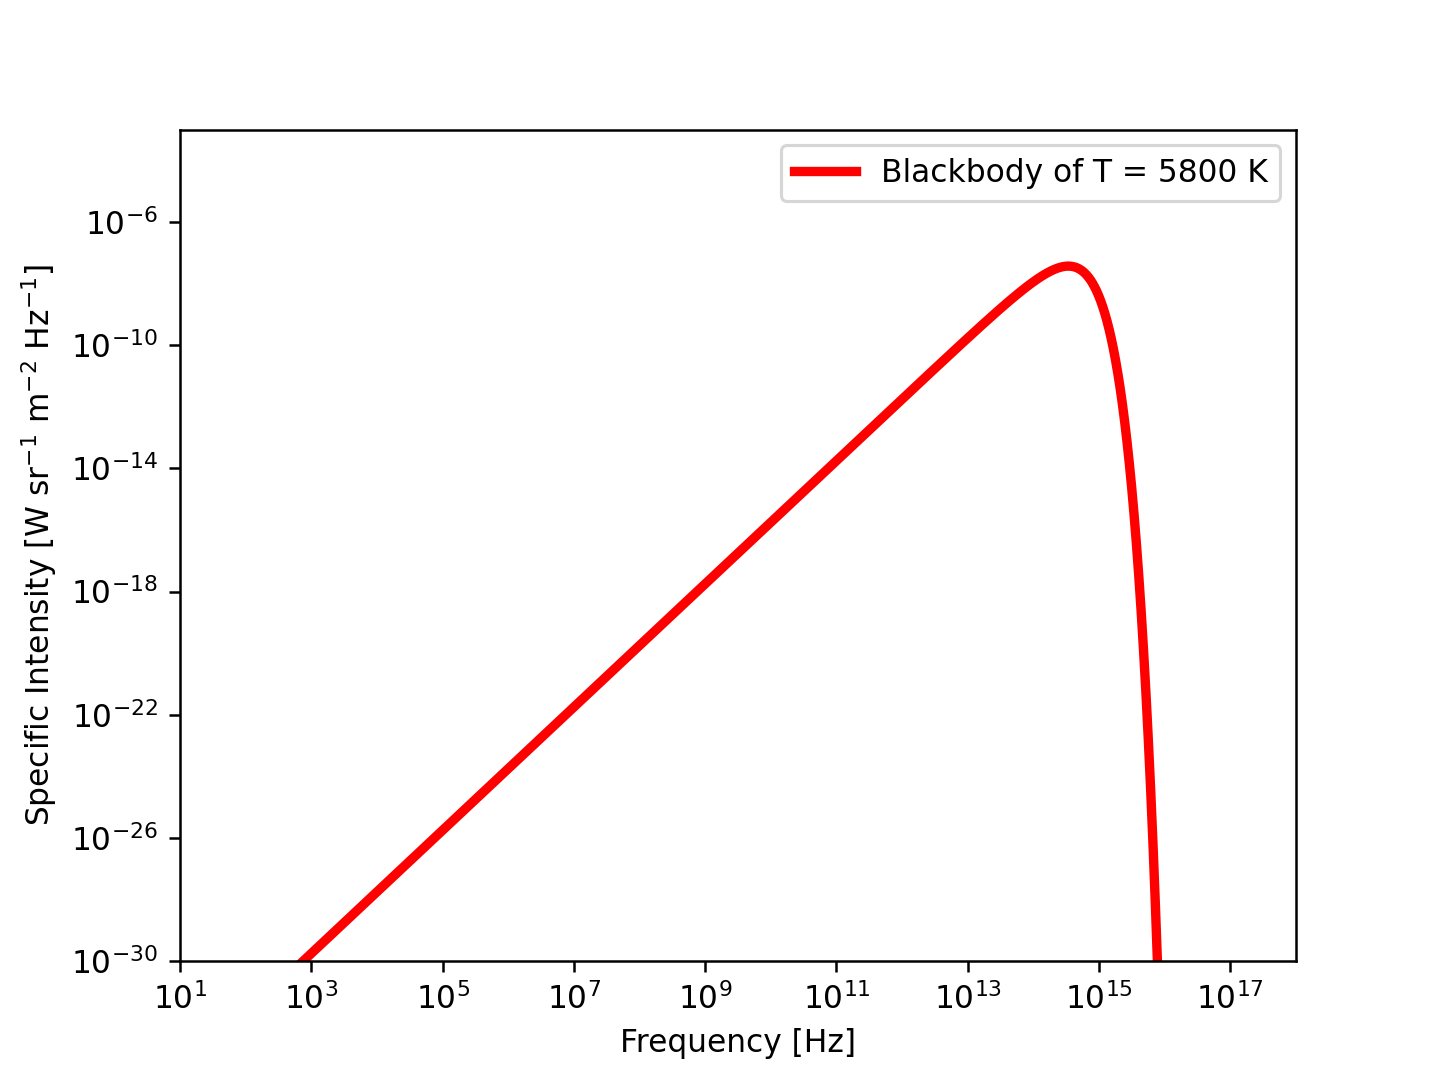

Reproduce this figure in Python.
#!/usr/pkg/bin/python3.9

#
# Time-stamp: <2022/11/13 14:23:57 (CST) daisuke>
#

# importing numpy module
import numpy

# importing scipy module
import scipy.constants

# importing matplotlib module
import matplotlib.figure
import matplotlib.backends.backend_agg

# output file name
file_output = 'ai202209_s09_00_12.png'

#
# function to calculate blackbody curve
#
def bb_nu (frequency, T):
    # speed of light
    c = scipy.constants.physical_constants['speed of light in vacuum']

    # Planck constant
    h = scipy.constants.physical_constants['Planck constant']

    # Boltzmann constant
    k = scipy.constants.physical_constants['Boltzmann constant']

    # calculation of Planck function
    blackbody = 2.0 * h[0] * frequency**3 / c[0]**2 \
        / (numpy.exp (h[0] * frequency / (k[0] * T) ) - 1.0 )

    # returning blackbody curve
    return (blackbody)

# temperature of blackbody
T = 5800.0

# printing temperature of blackbody
print (f'Temperature:')
print (f'  T = {T} K')

# range of frequency (from 10**0 Hz to 10**16 Hz)
frequency_min = 0.0
frequency_max = 16.0

# frequency in Hz
frequency = numpy.logspace (frequency_min, frequency_max, num=16001)

# T = 5800 K blackbody spectrum
bb_5800 = bb_nu (frequency, T)

# printing Planck function
print (f'Frequency:')
print (f'{frequency}')
print (f'Planck function:')
print (f'{bb_5800}')

# making objects "fig", "canvas", and "ax"
fig    = matplotlib.figure.Figure ()
canvas = matplotlib.backends.backend_agg.FigureCanvasAgg (fig)
ax     = fig.add_subplot (111)

# labels
ax.set_xlabel ('Frequency [Hz]')
ax.set_ylabel ('Specific Intensity [W sr$^{-1}$ m$^{-2}$ Hz$^{-1}$]')

# axes
ax.set_xscale ('log')
ax.set_yscale ('log')
ax.set_xlim (10**1, 10**18)
ax.set_ylim (10**-30, 10**-3)

# plotting data
ax.plot (frequency, bb_5800, linestyle='-', color='r', \
         linewidth=3, label='Blackbody of T = 5800 K')
ax.legend ()

# saving the plot into a file
fig.savefig (file_output, dpi=225)
